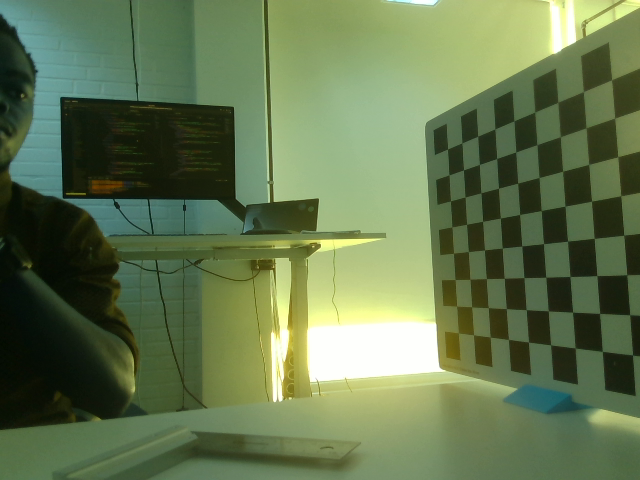
#> input picture camera_calibration/captured_images/image_1.png, 640 x 480 px; its folder holds 4 pictures in this run
$ python calibration.py
#> lines starting #> are read from the running program, lines starting #| are printed output that depends on the picture; after the words box and inside, x2 and y2 are one past the last pixel; in counts of white or black regions, pixels touching at a corner belong together

import numpy as np
import cv2
import os
import time

import pyrealsense2 as rs
import argparse

class CameraCalibration():
    def __init__(self) -> None:

        self.board_size = (10,8)
        # termination criteria
        self.criteria = (cv2.TERM_CRITERIA_EPS + cv2.TERM_CRITERIA_MAX_ITER, 30, 0.001)
        # prepare object points, like (0,0,0), (1,0,0), (2,0,0) ....,(6,5,0)
        self.objp = np.zeros((self.board_size[0]*self.board_size[1],3), np.float32)
        self.objp[:,:2] = np.mgrid[0:self.board_size[0],0:self.board_size[1]].T.reshape(-1,2)
        # Arrays to store object points and image points from all the images.
        self.objpoints = [] # 3d point in real world space
        self.imgpoints = [] # 2d points in image plane.
        self.captured_images_dir = "captured_images"
        self.corners_found_images_dir = "corners_images"


    def rs_setup(self):

        self.pipeline = rs.pipeline()
        self.config = rs.config()
        self.config.enable_stream(rs.stream.color, 640, 480, rs.format.rgb8, 30)


    def save_image(self, color_image, image_number, dir):
        if not os.path.exists(dir):
            os.makedirs(dir)

        filename = os.path.join(dir,f"image_{image_number}.png")
        cv2.imwrite(filename, color_image)

    def remove_dir(self):
        if os.path.exists(self.captured_images_dir):
            os.removedirs(self.captured_images_dir)


    def images_aquision(self, images_number, delay):

        image_number = 1
        try:
            self.pipeline.start(self.config)

            while(image_number <=images_number):

                frame = self.pipeline.wait_for_frames()
                color_frame  = frame.get_color_frame()
                color_image = np.asanyarray(color_frame.get_data())
                self.save_image(color_image, image_number, self.captured_images_dir)

                print(f"image {image_number}")
                time.sleep(delay)
                image_number += 1
            self.pipeline.stop()
        except :
            print("Error")


    def calibrate(self):

        captured_images = os.listdir(self.captured_images_dir)
        image_number = 0


        for captured_image in captured_images:
            filename = os.path.join(self.captured_images_dir,captured_image)
            #print(filename)

            image = cv2.imread(filename)
#> image is the input picture: shape (480, 640, 3); mean B, G, R 79.8, 118.5, 99.9
            #print(captured_image)
            gray = cv2.cvtColor(image, cv2.COLOR_BGR2GRAY)
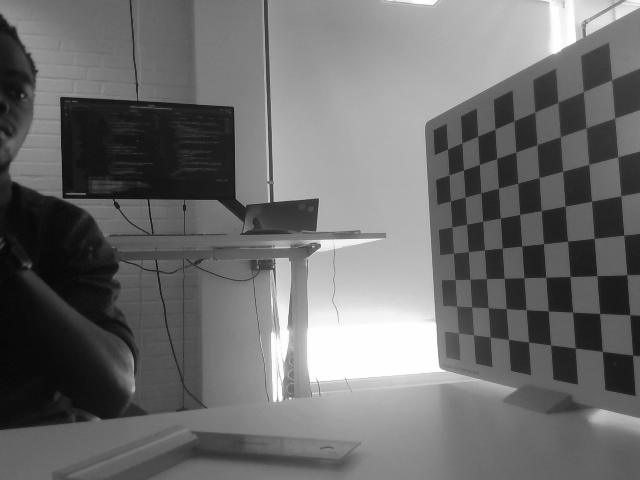
#> gray: shape (480, 640); min 6, max 254, mean 108.6
            found, corners = cv2.findChessboardCorners(gray, self.board_size, None)
#> found = False; corners = None
            #print(f"found: {found}")

            if found:
                self.objpoints.append(self.objp)
                corners2 = cv2.cornerSubPix(gray,corners, (11,11), (-1,-1), self.criteria)
                self.imgpoints.append(corners2)
                # Draw and display the corners
                cv2.drawChessboardCorners(image, self.board_size, corners2, True)
                cv2.imshow(f"{captured_image}", image)
                self.save_image(image, image_number, self.corners_found_images_dir)
                cv2.waitKey(1000)
        #print(self.objpoints)
                image_number += 1
#> pass 2 of the loop in calibrate, `for captured_image in captured_images:`:
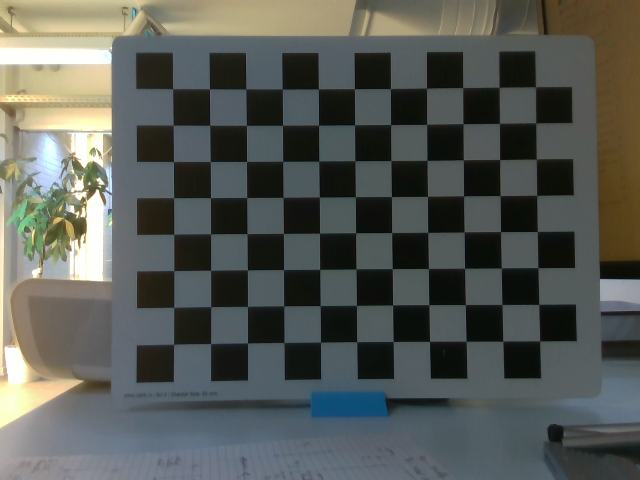
#> input picture camera_calibration/captured_images/image_10.png, 640 x 480 px
#> in calibrate, image is the input picture: shape (480, 640, 3); mean B, G, R 85.6, 90.4, 87
#> in calibrate, `gray = cv2.cvtColor(image, cv2.COLOR_BGR2GRAY)`:
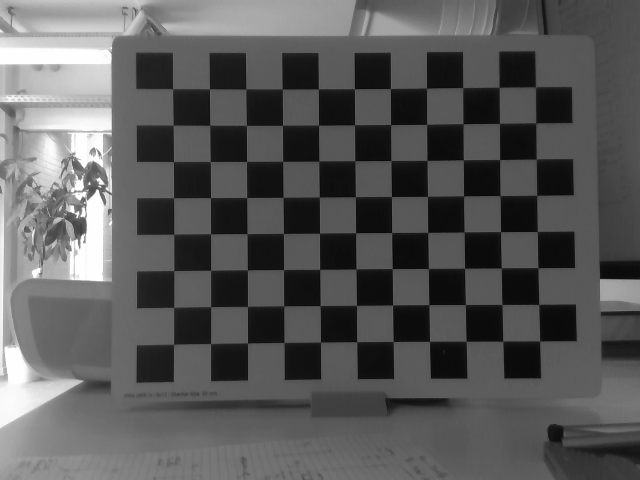
#> gray: shape (480, 640); min 7, max 255, mean 88.8
#> pass 3 of the loop in calibrate, `for captured_image in captured_images:`:
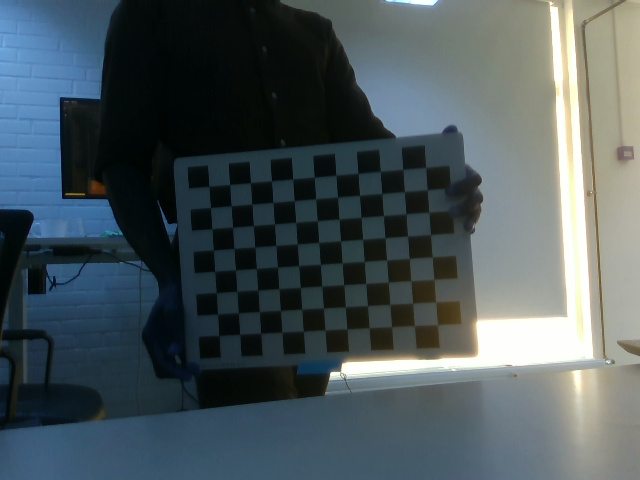
#> input picture camera_calibration/captured_images/image_100.png, 640 x 480 px
#> in calibrate, image is the input picture: shape (480, 640, 3); mean B, G, R 90.7, 86.7, 74.7
#> in calibrate, `gray = cv2.cvtColor(image, cv2.COLOR_BGR2GRAY)`:
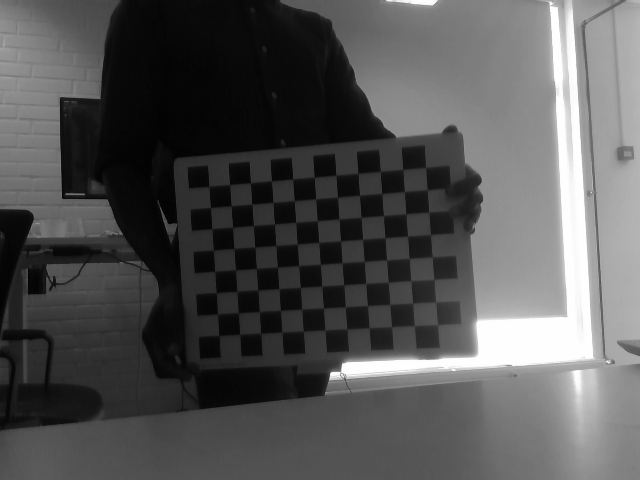
#> gray: shape (480, 640); min 1, max 255, mean 83.6
#> found = True; corners = 80 rows, first 8: [208.7, 185.6], [229.5, 184.2], [250.4, 182.4], [271.5, 180.4], [292.6, 178.5], [314.3, 176.9], [336, 174.5], [358.2, 173.3]
#> corners2 = 80 rows, first 8: [208.9, 186.4], [229.6, 184.6], [250.5, 182.7], [271.5, 180.9], [292.7, 179], [314.2, 177.2], [335.9, 175.3], [358, 173.4]
#> in calibrate, `cv2.drawChessboardCorners(image, self.board_size, corners2, True)`:
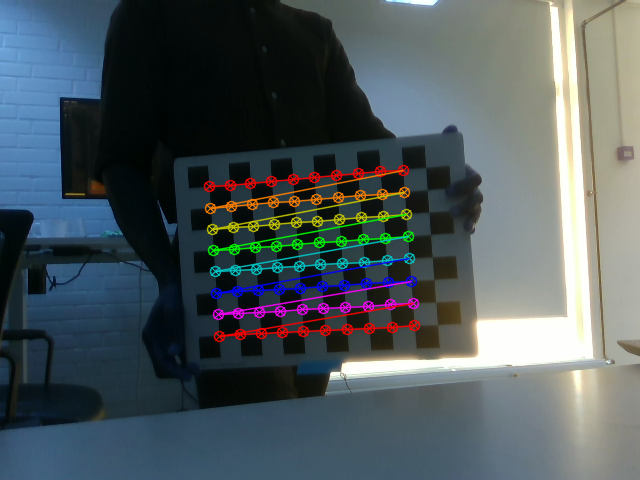
#> image: shape (480, 640, 3); 4.69% of pixels changed, all inside (x1, y1, x2, y2) = (203, 164, 421, 343)
#> the loop made 4 passes; the first 3 are shown

        #calibrate the camera
        try :
            ret, mtx, dist, rvecs ,tvecs= cv2.calibrateCamera(self.objpoints, self.imgpoints, gray.shape[::-1], None, None)
            print(f"ret: {ret}\n")
            print(f"mtx:\n {mtx}\n")
            print(f"dist: {dist}\n")
            #print("stdDeviationsIntrinsics: ", stdDeviationsIntrinsics)
            #return mtx, dist, stdDeviationsIntrinsics
            return ret, mtx, dist, rvecs, tvecs
        except :
            print("Not calibrated")


    def get_serial_number(self):
        try:
            context = rs.context()
            devices = context.query_devices()
            if len(devices) == 0:
                raise Exception("No RealSense devices found.")
            else:
                serial_number = devices[0].get_info(rs.camera_info.serial_number)
                return serial_number
        except Exception as e:
            print("Error:", e)
            return None


def main():

        parser = argparse.ArgumentParser(description='Arguments for calibration script run')
        parser.add_argument("--i", type=str, help="set True if images acquisition need for calibration ", default="False")
        parser.add_argument("--n", type=int, help="number of images to acquire", default=10)
        parser.add_argument("--d", type=int, help="delay between images pitchuring", default=2)
        parser.add_argument("--serial_number", type=str, help="delay between images pitchuring", default="False")


        cameraCalib =CameraCalibration()
        args = parser.parse_args()

        if args.serial_number == "True" :
            print(f"serial number : {cameraCalib.get_serial_number()}")
            return

        if  args.i == "False" :
            cameraCalib.calibrate()
            return

        cameraCalib.rs_setup()
        cameraCalib.images_aquision(args.n, args.d)
        cameraCalib.calibrate()


if __name__ =="__main__":
    main()
